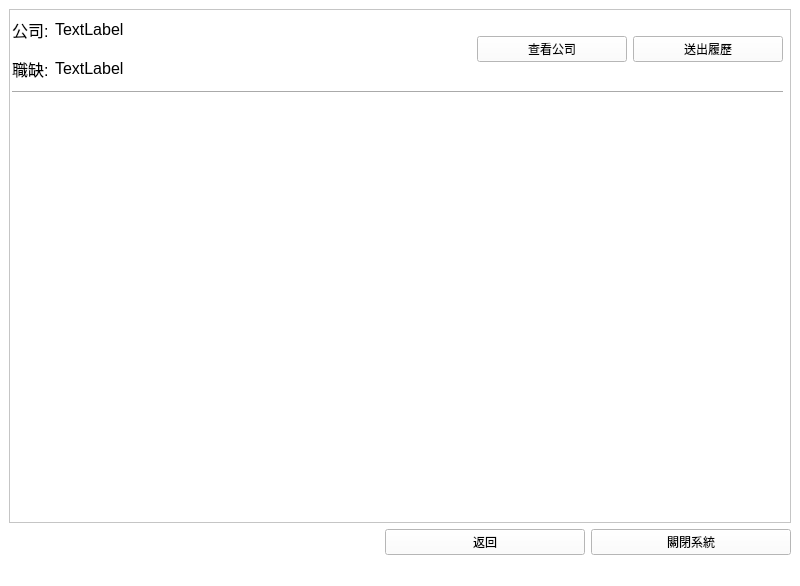
<?xml version="1.0" encoding="UTF-8"?>
<ui version="4.0">
 <class>MainWindow</class>
 <widget class="QMainWindow" name="MainWindow">
  <property name="geometry">
   <rect>
    <x>0</x>
    <y>0</y>
    <width>800</width>
    <height>586</height>
   </rect>
  </property>
  <property name="windowTitle">
   <string>LingKing</string>
  </property>
  <property name="styleSheet">
   <string notr="true">background-color: rgb(255, 255, 255);</string>
  </property>
  <widget class="QWidget" name="centralwidget">
   <layout class="QGridLayout" name="gridLayout">
    <item row="1" column="0">
     <layout class="QHBoxLayout" name="horizontalLayout">
      <item>
       <spacer name="horizontalSpacer">
        <property name="orientation">
         <enum>Qt::Horizontal</enum>
        </property>
        <property name="sizeHint" stdset="0">
         <size>
          <width>40</width>
          <height>20</height>
         </size>
        </property>
       </spacer>
      </item>
      <item>
       <widget class="QPushButton" name="back_BTN">
        <property name="sizePolicy">
         <sizepolicy hsizetype="Maximum" vsizetype="Maximum">
          <horstretch>1</horstretch>
          <verstretch>1</verstretch>
         </sizepolicy>
        </property>
        <property name="maximumSize">
         <size>
          <width>200</width>
          <height>30</height>
         </size>
        </property>
        <property name="cursor">
         <cursorShape>PointingHandCursor</cursorShape>
        </property>
        <property name="text">
         <string>返回</string>
        </property>
       </widget>
      </item>
      <item>
       <widget class="QPushButton" name="logout_BTN">
        <property name="sizePolicy">
         <sizepolicy hsizetype="Maximum" vsizetype="Maximum">
          <horstretch>1</horstretch>
          <verstretch>1</verstretch>
         </sizepolicy>
        </property>
        <property name="maximumSize">
         <size>
          <width>200</width>
          <height>30</height>
         </size>
        </property>
        <property name="cursor">
         <cursorShape>PointingHandCursor</cursorShape>
        </property>
        <property name="text">
         <string>關閉系統</string>
        </property>
       </widget>
      </item>
     </layout>
    </item>
    <item row="0" column="0">
     <widget class="QScrollArea" name="scrollArea">
      <property name="widgetResizable">
       <bool>true</bool>
      </property>
      <widget class="QWidget" name="scrollAreaWidgetContents">
       <property name="geometry">
        <rect>
         <x>0</x>
         <y>0</y>
         <width>780</width>
         <height>515</height>
        </rect>
       </property>
       <property name="sizePolicy">
        <sizepolicy hsizetype="Expanding" vsizetype="Expanding">
         <horstretch>1</horstretch>
         <verstretch>0</verstretch>
        </sizepolicy>
       </property>
       <widget class="QWidget" name="layoutWidget">
        <property name="geometry">
         <rect>
          <x>2</x>
          <y>3</y>
          <width>771</width>
          <height>81</height>
         </rect>
        </property>
        <layout class="QGridLayout" name="gridLayout_2">
         <item row="0" column="0">
          <widget class="QLabel" name="label">
           <property name="sizePolicy">
            <sizepolicy hsizetype="Fixed" vsizetype="Expanding">
             <horstretch>0</horstretch>
             <verstretch>0</verstretch>
            </sizepolicy>
           </property>
           <property name="font">
            <font>
             <pointsize>12</pointsize>
            </font>
           </property>
           <property name="text">
            <string>公司:</string>
           </property>
          </widget>
         </item>
         <item row="0" column="1">
          <widget class="QLabel" name="show_company_name">
           <property name="sizePolicy">
            <sizepolicy hsizetype="Preferred" vsizetype="Preferred">
             <horstretch>0</horstretch>
             <verstretch>0</verstretch>
            </sizepolicy>
           </property>
           <property name="font">
            <font>
             <pointsize>12</pointsize>
            </font>
           </property>
           <property name="text">
            <string>TextLabel</string>
           </property>
          </widget>
         </item>
         <item row="1" column="0">
          <widget class="QLabel" name="label_3">
           <property name="font">
            <font>
             <pointsize>12</pointsize>
            </font>
           </property>
           <property name="text">
            <string>職缺:</string>
           </property>
          </widget>
         </item>
         <item row="1" column="1">
          <widget class="QLabel" name="show_job_wanted">
           <property name="sizePolicy">
            <sizepolicy hsizetype="Preferred" vsizetype="Expanding">
             <horstretch>0</horstretch>
             <verstretch>0</verstretch>
            </sizepolicy>
           </property>
           <property name="font">
            <font>
             <pointsize>12</pointsize>
            </font>
           </property>
           <property name="text">
            <string>TextLabel</string>
           </property>
          </widget>
         </item>
         <item row="2" column="0" colspan="4">
          <widget class="Line" name="line">
           <property name="orientation">
            <enum>Qt::Horizontal</enum>
           </property>
          </widget>
         </item>
         <item row="0" column="2" rowspan="2">
          <widget class="QPushButton" name="look_company_BTN">
           <property name="sizePolicy">
            <sizepolicy hsizetype="Maximum" vsizetype="Maximum">
             <horstretch>0</horstretch>
             <verstretch>0</verstretch>
            </sizepolicy>
           </property>
           <property name="maximumSize">
            <size>
             <width>150</width>
             <height>16777215</height>
            </size>
           </property>
           <property name="text">
            <string>查看公司</string>
           </property>
          </widget>
         </item>
         <item row="0" column="3" rowspan="2">
          <widget class="QPushButton" name="send_resume_BTN">
           <property name="sizePolicy">
            <sizepolicy hsizetype="Maximum" vsizetype="Maximum">
             <horstretch>0</horstretch>
             <verstretch>0</verstretch>
            </sizepolicy>
           </property>
           <property name="maximumSize">
            <size>
             <width>150</width>
             <height>16777215</height>
            </size>
           </property>
           <property name="text">
            <string>送出履歷</string>
           </property>
          </widget>
         </item>
        </layout>
       </widget>
      </widget>
     </widget>
    </item>
   </layout>
  </widget>
  <widget class="QStatusBar" name="statusbar"/>
 </widget>
 <resources/>
 <connections>
  <connection>
   <sender>logout_BTN</sender>
   <signal>clicked()</signal>
   <receiver>MainWindow</receiver>
   <slot>close()</slot>
   <hints>
    <hint type="sourcelabel">
     <x>675</x>
     <y>562</y>
    </hint>
    <hint type="destinationlabel">
     <x>707</x>
     <y>578</y>
    </hint>
   </hints>
  </connection>
 </connections>
</ui>
